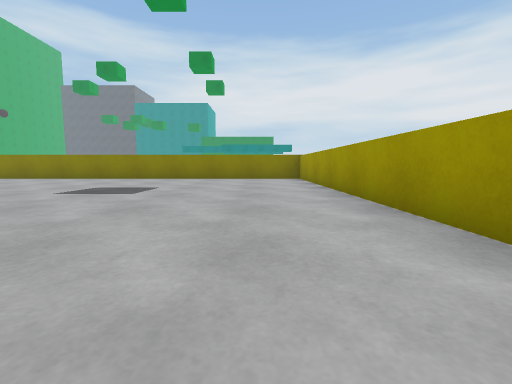
view 1 (above)

24 first-person views from a walk through a scene from a Unity 3-D project. The camera is 0.59 m above the floor, tilts 6° down and sees 90° across. The floor is counted in squares, 1 m on a side. Each view is taken from the middle of a square. On the plan, view 1 faces up. The plan holds only what a view shows up to about 9 squares ahead; the rest is blank. The place goes on beyond the plan. The player character is not drawn. Surface patterns are stand-ins for the level's own textures.

view 2
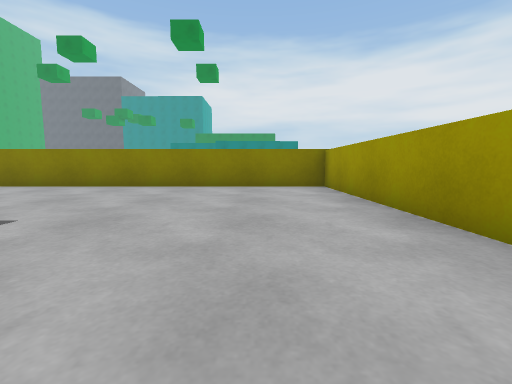

view 3
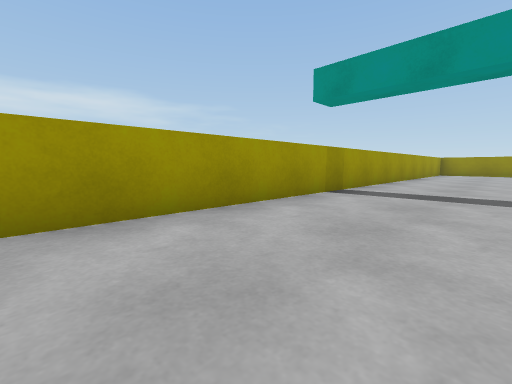

view 4
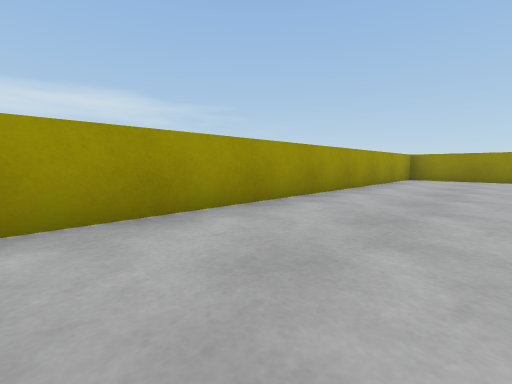

view 5
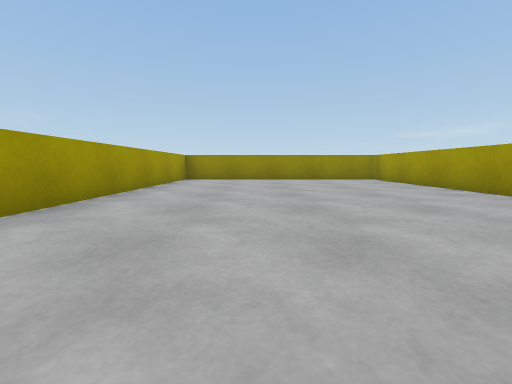

view 6
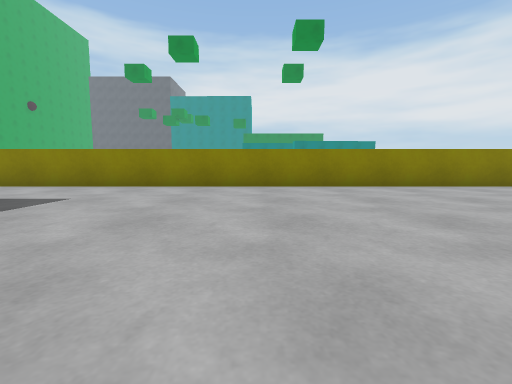

view 7
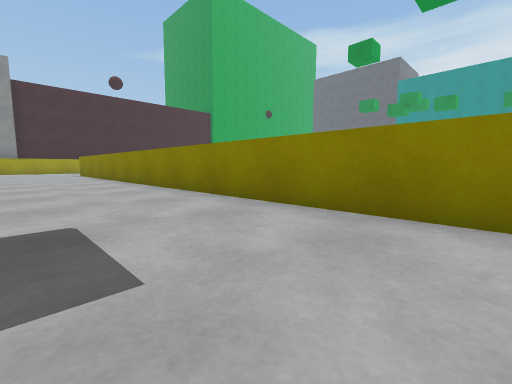

view 8
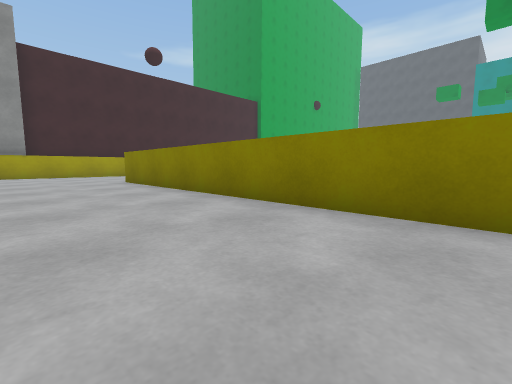

view 9
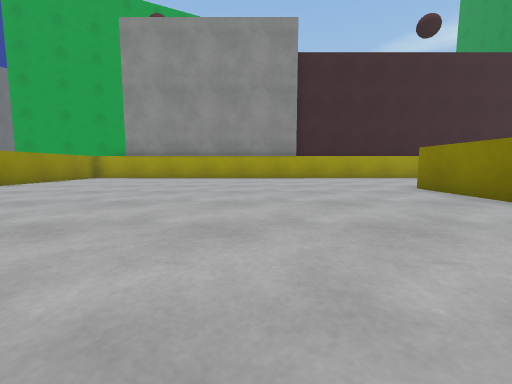

view 10
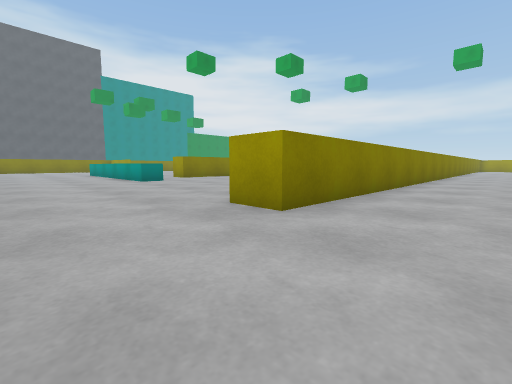

view 11
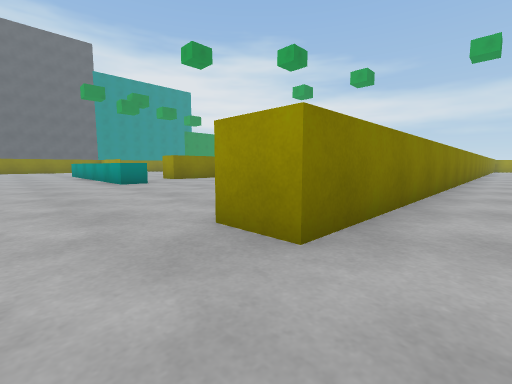

view 12
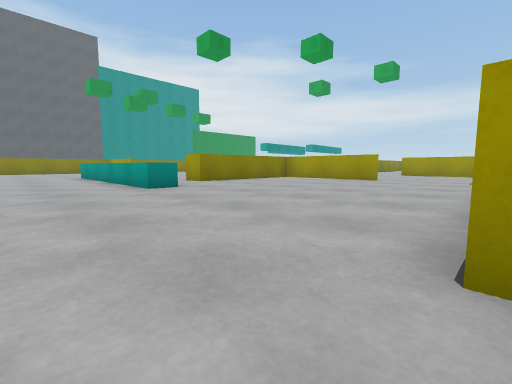

view 13
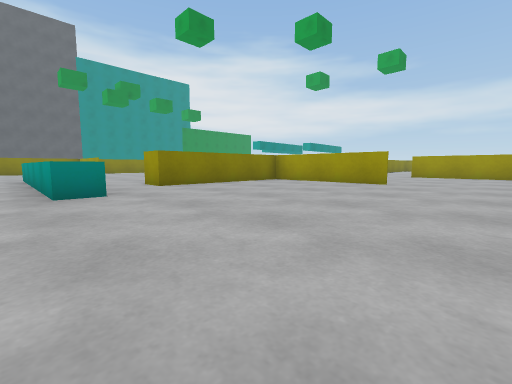

view 14
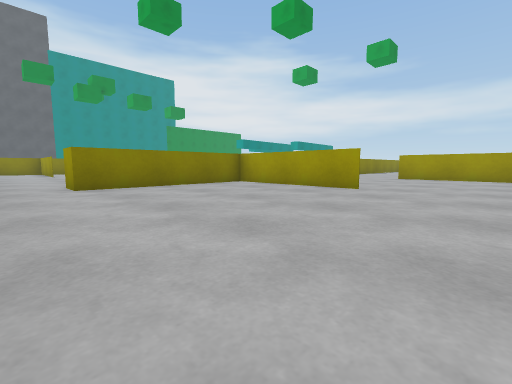

view 15
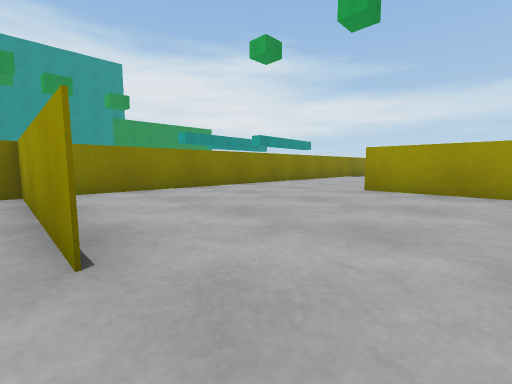

view 16
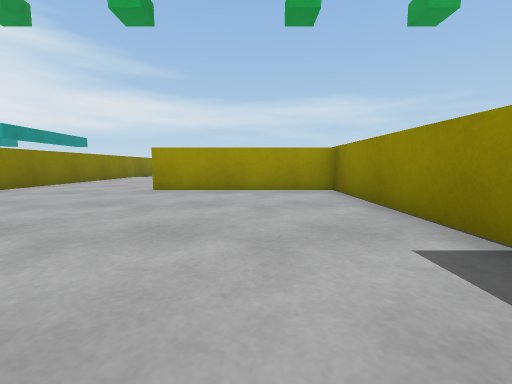

view 17
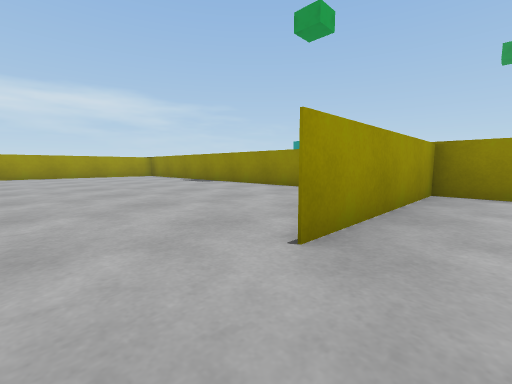

view 18
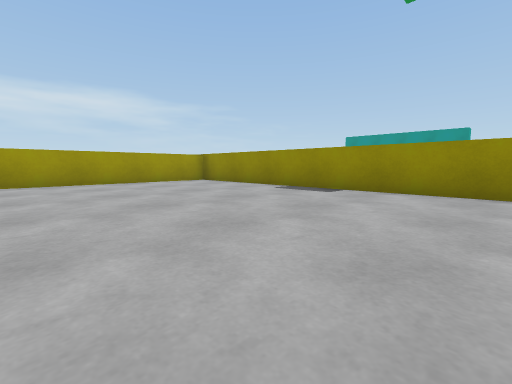

view 19
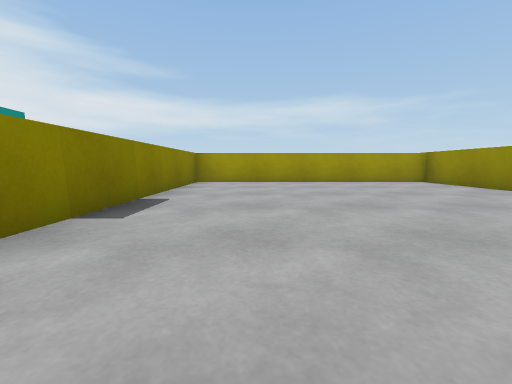

view 20
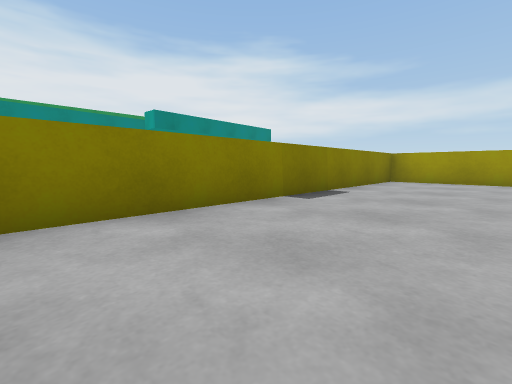

view 21
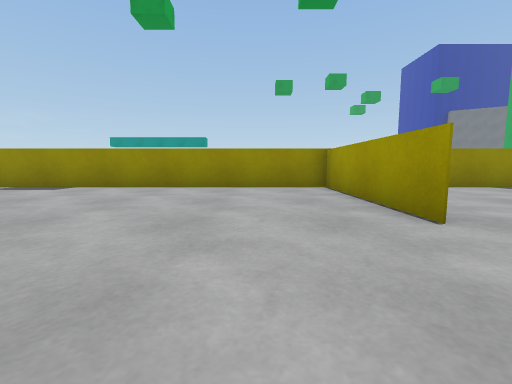

view 22
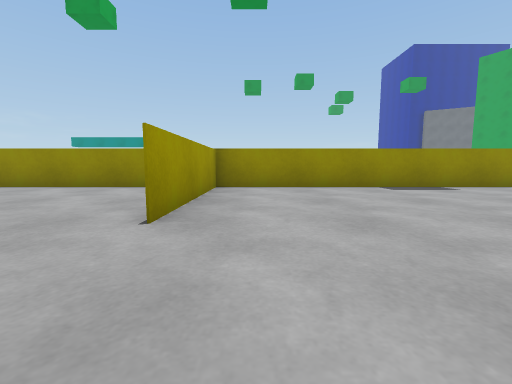

view 23
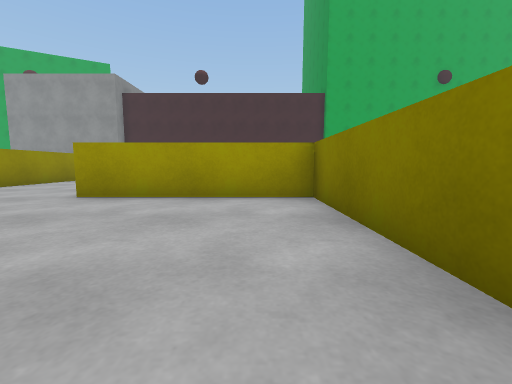

view 24
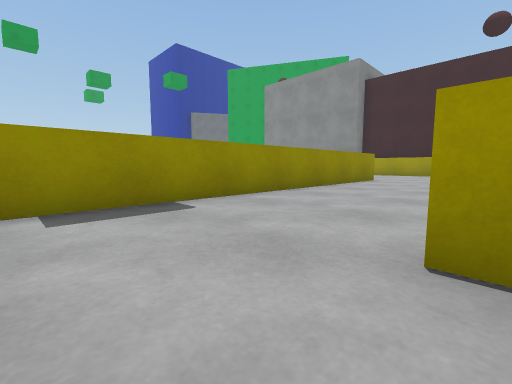

### Floor plan
Points are (right, up) in squares from view 1. A wall is a line through its corners. A room is listed if a view was taken in it or the views show most of it. See-through windows are left out.
Room 1 (views 1, 2, 3, 4, 5, 6, 7, 8, 9, 10, 11, 12)
walls: (-5.9, -7.9) (-5.9, -12.1); (-28.1, -0.3) (-26.3, -0.3); (-1, -13.5) (0.4, -13.5); (1.9, -12.1) (1.9, 11.1) (-25.5, 11.1) (-25.5, 12.2)
ways out: opening at (-27, 13.7) to room 2
Room 2 (views 13, 14, 15, 16, 17, 18, 19, 20, 21, 22, 23, 24)
walls: (-16.7, 15.6) (-16.7, 20.1) (-16.7, 15.6); (-10.9, 12) (-10.9, 16.5) (-10.9, 12.1); (-23.5, 18.4) (-24.4, 18.4) (-24.4, 23.5); (-24, 12.1) (1.9, 12.1) (1.9, 20.1) (-21.8, 20.1) (-21.8, 21.1)
ways out: opening at (-27, 13.7) to room 1

Positions as (right, up) in squares from view 1, and headings:
1: (0, 0), facing up
2: (0, 4), facing up
3: (-1, 4), facing down-right
4: (-1, -2), facing down-right
5: (-1, -3), facing down
6: (-7, 4), facing up
7: (-9, 8), facing up-left
8: (-16, 8), facing up-left
9: (-19, 7), facing left
10: (-28, 9), facing up-right
11: (-27, 10), facing up-right
12: (-27, 12), facing up-right
13: (-25, 13), facing up-right
14: (-23, 13), facing up-right
15: (-17, 14), facing up-right
16: (-17, 14), facing right
17: (-12, 18), facing down-right
18: (-7, 18), facing down-right
19: (-7, 18), facing right
20: (-8, 17), facing up-right
21: (-9, 19), facing down
22: (-12, 19), facing down
23: (-12, 19), facing left
24: (-15, 16), facing down-left
